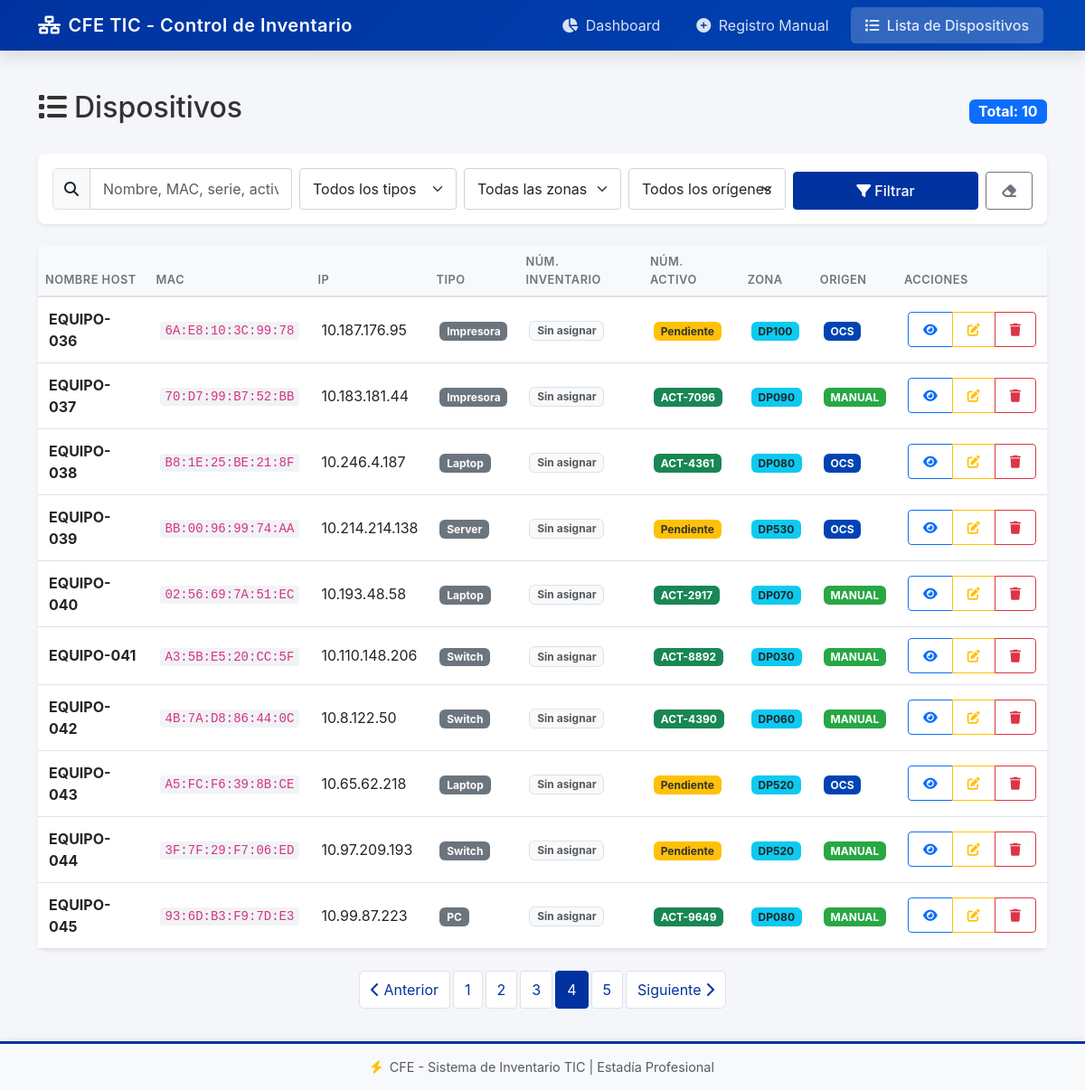
The app's page /dispositivos?page=4&tipo=&zona=&origen=&busqueda= with its own data.
### tables this page shows
CREATE TABLE DISPOSITIVOS (
                    id INTEGER PRIMARY KEY AUTOINCREMENT,
                    mac_address TEXT UNIQUE,
                    ip_address TEXT,
                    nombre_host TEXT,
                    numero_serie TEXT,
                    modelo TEXT,
                    tipo TEXT,
                    origen TEXT DEFAULT 'OCS',
                    numero_activo TEXT,
                    cve_zona TEXT,
                    coordenadas_gps TEXT,
                    area_pertenencia TEXT,
                    dominio BOOLEAN DEFAULT 0,
                    fecha_registro TIMESTAMP DEFAULT CURRENT_TIMESTAMP,
                    fecha_ultimo_inventario TIMESTAMP, numero_inventario TEXT,
                    FOREIGN KEY (cve_zona) REFERENCES ZONAS(cve_zona)
                );

### app.py (the view)
@app.route('/dispositivos')
def dispositivos():
    try:
        conn = get_connection()
        conn.row_factory = sqlite3.Row
        cursor = conn.cursor()
        tipo_filter    = request.args.get('tipo', '')
        zona_filter    = request.args.get('zona', '')
        origen_filter  = request.args.get('origen', '')
        activo_filter  = request.args.get('activo', '')
        dominio_filter = request.args.get('dominio', '')
        sin_zona_filter = request.args.get('sin_zona', '')
        search = request.args.get('busqueda', '')
        page = int(request.args.get('page', 1))
        per_page = 10
        query = "SELECT d.*, z.nombre_zona FROM DISPOSITIVOS d LEFT JOIN ZONAS z ON d.cve_zona = z.cve_zona WHERE 1=1"
        params = []
        if tipo_filter:
            query += " AND d.tipo = ?"
            params.append(tipo_filter)
        if zona_filter:
            query += " AND d.cve_zona = ?"
            params.append(zona_filter)
        if origen_filter:
            query += " AND d.origen = ?"
            params.append(origen_filter)
        if activo_filter == 'con':
            query += " AND d.numero_activo IS NOT NULL AND d.numero_activo != ''"
        elif activo_filter == 'sin':
            query += " AND (d.numero_activo IS NULL OR d.numero_activo = '')"
        if dominio_filter == '1':
            query += " AND d.dominio = 1"
        elif dominio_filter == '0':
            query += " AND d.dominio = 0"
        if sin_zona_filter == '1':
            query += " AND (d.cve_zona IS NULL OR d.cve_zona = '')"
        if search:
            query += " AND (d.nombre_host LIKE ? OR d.ip_address LIKE ? OR d.mac_address LIKE ? OR d.numero_activo LIKE ? OR d.numero_inventario LIKE ?)"
            search_param = f"%{search}%"
            params.extend([search_param, search_param, search_param, search_param, search_param])
        cursor.execute(f"SELECT COUNT(*) as total FROM ({query})", params)
        total = cursor.fetchone()['total']
        query += " ORDER BY d.fecha_registro DESC LIMIT ? OFFSET ?"
        params.extend([per_page, (page - 1) * per_page])
        cursor.execute(query, params)
        dispositivos = [dict(row) for row in cursor.fetchall()]
        for d in dispositivos:
            if d.get('fecha_registro'):
                d['fecha_registro'] = datetime.strptime(d['fecha_registro'], '%Y-%m-%d %H:%M:%S').strftime('%d/%m/%Y %H:%M')
            if d.get('fecha_ultimo_inventario'):
                d['fecha_ultimo_inventario'] = datetime.strptime(d['fecha_ultimo_inventario'], '%Y-%m-%d %H:%M:%S').strftime('%d/%m/%Y %H:%M')
        conn.close()
        total_pages = (total + per_page - 1) // per_page
        return render_template(
            'dispositivos.html',
            dispositivos=dispositivos,
            zonas=ZONAS_CFE,
            tipos=TIPOS_DISPOSITIVO,
            tipo_filter=tipo_filter,
            zona_filter=zona_filter,
            origen_filter=origen_filter,
            activo_filter=activo_filter,
            dominio_filter=dominio_filter,
            sin_zona_filter=sin_zona_filter,
            search=search,
            page=page,
            total_pages=total_pages
        )
    except Exception as e:
        app.logger.error(f"Error en dispositivos: {e}")
        return render_template('dispositivos.html', error=str(e))

### models.py (called while the page is built)
def get_connection():
    return sqlite3.connect(config.DATABASE_PATH)

### templates/dispositivos.html (shortened to what this page needs)
{% extends "base.html" %}
{% block content %}
<div class="dispositivos-page">
    <div class="d-flex justify-content-between align-items-center mb-4">
        <h2>
            <i class="fas fa-list me-2"></i>Dispositivos
        </h2>
        <span class="badge bg-primary fs-6">
            Total: {{ dispositivos|length }}
        </span>
    </div>
    <div class="card mb-4">
        <div class="card-body">
            <form method="GET" action="{{ url_for('dispositivos') }}" class="row g-2 align-items-end">
                <div class="col-md-3">
                    <div class="input-group">
                        <span class="input-group-text"><i class="fas fa-search"></i></span>
                        <input type="text" class="form-control" name="busqueda"
                               placeholder="Nombre, MAC, serie, activo, inventario..."
                               value="{{ search }}">
                    </div>
                </div>
                <div class="col-md-2">
                    <select class="form-select" name="tipo">
                        <option value="">Todos los tipos</option>
                    </select>
                </div>
                <div class="col-md-2">
                    <select class="form-select" name="zona">
                        <option value="">Todas las zonas</option>
                    </select>
                </div>
                <div class="col-md-2">
                    <select class="form-select" name="origen">
                        <option value="">Todos los orígenes</option>
                    </select>
                </div>
                <div class="col-md-3 d-flex gap-2">
                    <button type="submit" class="btn btn-primary flex-grow-1">
                        <i class="fas fa-filter me-1"></i>Filtrar
                    </button>
                    <a href="{{ url_for('dispositivos') }}" class="btn btn-outline-secondary" title="Limpiar filtros">
                        <i class="fas fa-eraser"></i>
                    </a>
                </div>
            </form>
        </div>
    </div>
    <div class="card">
        <div class="card-body p-0">
            <div class="table-responsive">
                <table class="table table-hover mb-0">
                    <thead class="table-light">
                        <tr>
                            <th>Nombre Host</th>
                            <th>MAC</th>
                            <th>IP</th>
                            <th>Tipo</th>
                            <th>Núm. Inventario</th>
                            <th>Núm. Activo</th>
                            <th>Zona</th>
                            <th>Origen</th>
                            <th>Acciones</th>
                        </tr>
                    </thead>
                    <tbody>
                        {% if dispositivos and dispositivos|length > 0 %}
                        {% for dispositivo in dispositivos %}
                        <tr>
                            <td>
                                <strong>{{ dispositivo.nombre_host or '-' }}</strong>
                            </td>
                            <td>
                                <code>{{ dispositivo.mac_address or '-' }}</code>
                            </td>
                            <td>{{ dispositivo.ip_address or '-' }}</td>
                            <td>
                                <span class="badge bg-secondary">{{ dispositivo.tipo or '-' }}</span>
                            </td>
                            <td>
                                {% if dispositivo.numero_inventario %}
                                <span class="badge bg-primary">{{ dispositivo.numero_inventario }}</span>
                                {% else %}
                                <span class="badge bg-light text-muted border">Sin asignar</span>
                                {% endif %}
                            </td>
                            <td>
                                {% if dispositivo.numero_activo %}
                                <span class="badge bg-success">{{ dispositivo.numero_activo }}</span>
                                {% else %}
                                <span class="badge badge-pendiente">Pendiente</span>
                                {% endif %}
                            </td>
                            <td>
                                {% if dispositivo.cve_zona %}
                                <span class="badge bg-info text-dark" title="{{ dispositivo.nombre_zona or '' }}">
                                    {{ dispositivo.cve_zona }}
                                </span>
                                {% else %}
                                <span class="badge bg-warning text-dark">
                                    <i class="fas fa-exclamation-triangle me-1"></i>Sin zona
                                </span>
                                {% endif %}
                            </td>
                            <td>
                                {% if dispositivo.origen == 'OCS' %}
                                <span class="badge badge-ocs">OCS</span>
                                {% else %}
                                <span class="badge badge-manual">MANUAL</span>
                                {% endif %}
                            </td>
                            <td>
                                <div class="btn-group btn-group-sm">
                                    <a href="{{ url_for('detalle_dispositivo', dispositivo_id=dispositivo.id) }}"
                                       class="btn btn-outline-primary" title="Ver detalles">
                                        <i class="fas fa-eye"></i>
                                    </a>
                                    <a href="{{ url_for('editar_dispositivo', dispositivo_id=dispositivo.id) }}"
                                       class="btn btn-outline-warning" title="Editar">
                                        <i class="fas fa-edit"></i>
                                    </a>
                                    <button class="btn btn-outline-danger btn-eliminar"
                                            data-id="{{ dispositivo.id }}"
                                            data-nombre="{{ dispositivo.nombre_host or 'dispositivo' }}"
                                            title="Eliminar">
                                        <i class="fas fa-trash"></i>
                                    </button>
                                </div>
                            </td>
                        </tr>
                        {% endfor %}
                        {% endif %}
                    </tbody>
                </table>
            </div>
        </div>
    </div>
    {% if total_pages > 1 %}
    <nav class="mt-4">
        <ul class="pagination justify-content-center">
            <li class="page-item {% if page == 1 %}disabled{% endif %}">
                <a class="page-link" href="?page={{ page - 1 }}&tipo={{ tipo_filter }}&zona={{ zona_filter }}&origen={{ origen_filter }}&busqueda={{ search }}">
                    <i class="fas fa-chevron-left"></i> Anterior
                </a>
            </li>
            {% for p in range(1, total_pages + 1) %}
            <li class="page-item {% if p == page %}active{% endif %}">
                <a class="page-link" href="?page={{ p }}&tipo={{ tipo_filter }}&zona={{ zona_filter }}&origen={{ origen_filter }}&busqueda={{ search }}">
                    {{ p }}
                </a>
            </li>
            {% endfor %}
            <li class="page-item {% if page == total_pages %}disabled{% endif %}">
                <a class="page-link" href="?page={{ page + 1 }}&tipo={{ tipo_filter }}&zona={{ zona_filter }}&origen={{ origen_filter }}&busqueda={{ search }}">
                    Siguiente <i class="fas fa-chevron-right"></i>
                </a>
            </li>
        </ul>
    </nav>
    {% endif %}
</div>
{% endblock %}

### static/css/style.css (style rules this page uses)
:root { --cfe-blue: #003366; --cfe-light-blue: #0044b3; --cfe-gold: #ffc107; --cfe-dark: #1a1a2e; --cfe-gray: #6c757d; --cfe-success: #28a745; --cfe-danger: #dc3545; --cfe-warning: #ffc107; --shadow-sm: 0 0.125rem 0.25rem rgba(0, 0, 0, 0.075); --shadow-md: 0 0.5rem 1rem rgba(0, 0, 0, 0.1); --shadow-lg: 0 1rem 3rem rgba(0, 0, 0, 0.15); --radius-sm: 0.25rem; --radius-md: 0.5rem; --radius-lg: 0.75rem; --transition: all 0.3s ease; }
* { box-sizing: border-box; }
body { font-family: -apple-system, BlinkMacSystemFont, 'Segoe UI', Roboto, 'Helvetica Neue', Arial, sans-serif; background-color: #f5f6fa; color: #333; }
.card { border: none; border-radius: var(--radius-md); box-shadow: var(--shadow-sm); transition: var(--transition); }
.badge-ocs { background-color: #0044b3; color: white; }
.badge-manual { background-color: #28a745; color: white; }
.badge-pendiente { background-color: #ffc107; color: #333; }
.table th { font-weight: 600; text-transform: uppercase; font-size: 0.8rem; letter-spacing: 0.5px; color: var(--cfe-gray); border-bottom: 2px solid #dee2e6; }
.table td { vertical-align: middle; padding: 0.75rem; }
.btn { border-radius: var(--radius-sm); font-weight: 500; padding: 0.5rem 1rem; transition: var(--transition); }
.btn-primary { background-color: var(--cfe-blue); border-color: var(--cfe-blue); }
.form-control, .form-select { border-radius: var(--radius-sm); border: 1px solid #ced4da; padding: 0.625rem 0.875rem; transition: var(--transition); }
.pagination { gap: 0.25rem; }
.page-link { border-radius: var(--radius-sm); color: var(--cfe-blue); padding: 0.5rem 0.75rem; }
.page-item.active .page-link { background-color: var(--cfe-blue); border-color: var(--cfe-blue); }
.card, .stat-card { animation: fadeIn 0.4s ease-out; }
code { background-color: #f1f3f5; padding: 0.125rem 0.375rem; border-radius: var(--radius-sm); font-size: 0.875rem; color: #d63384; }

### templates/base.html (style rules this page uses)
:root { --cfe-blue: #0033A0; --cfe-dark: #1a1a2e; --cfe-light: #f8f9fa; }
body { min-height: 100vh; display: flex; flex-direction: column; }

### records on screen
DISPOSITIVOS: nombre_host "EQUIPO-036", mac_address "6A:E8:10:3C:99:78", ip_address "10.187.176.95", tipo "Impresora", numero_activo "Pendiente", cve_zona "DP100", origen "OCS"
DISPOSITIVOS: nombre_host "EQUIPO-037", mac_address "70:D7:99:B7:52:BB", ip_address "10.183.181.44", tipo "Impresora", numero_activo "ACT-7096", cve_zona "DP090", origen "MANUAL"
DISPOSITIVOS: nombre_host "EQUIPO-038", mac_address "B8:1E:25:BE:21:8F", ip_address "10.246.4.187", tipo "Laptop", numero_activo "ACT-4361", cve_zona "DP080", origen "OCS"
DISPOSITIVOS: nombre_host "EQUIPO-039", mac_address "BB:00:96:99:74:AA", ip_address "10.214.214.138", tipo "Server", numero_activo "Pendiente", cve_zona "DP530", origen "OCS"
DISPOSITIVOS: nombre_host "EQUIPO-040", mac_address "02:56:69:7A:51:EC", ip_address "10.193.48.58", tipo "Laptop", numero_activo "ACT-2917", cve_zona "DP070", origen "MANUAL"
DISPOSITIVOS: nombre_host "EQUIPO-041", mac_address "A3:5B:E5:20:CC:5F", ip_address "10.110.148.206", tipo "Switch", numero_activo "ACT-8892", cve_zona "DP030", origen "MANUAL"
DISPOSITIVOS: nombre_host "EQUIPO-042", mac_address "4B:7A:D8:86:44:0C", ip_address "10.8.122.50", tipo "Switch", numero_activo "ACT-4390", cve_zona "DP060", origen "MANUAL"
DISPOSITIVOS: nombre_host "EQUIPO-043", mac_address "A5:FC:F6:39:8B:CE", ip_address "10.65.62.218", tipo "Laptop", numero_activo "Pendiente", cve_zona "DP520", origen "OCS"
DISPOSITIVOS: nombre_host "EQUIPO-044", mac_address "3F:7F:29:F7:06:ED", ip_address "10.97.209.193", tipo "Switch", numero_activo "Pendiente", cve_zona "DP520", origen "MANUAL"
DISPOSITIVOS: nombre_host "EQUIPO-045", mac_address "93:6D:B3:F9:7D:E3", ip_address "10.99.87.223", tipo "PC", numero_activo "ACT-9649", cve_zona "DP080", origen "MANUAL"

### other values on screen
{{ dispositivos|length }} "10"
{{ p }} "1" "2" "3" "4" "5"
